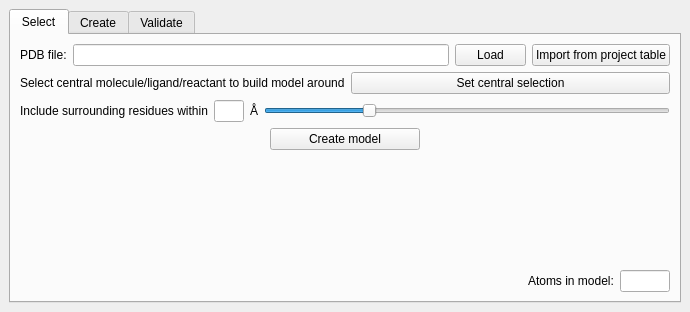
<?xml version="1.0" encoding="UTF-8"?>
<ui version="4.0">
 <class>ClusterPDB</class>
 <widget class="QMainWindow" name="ClusterPDB">
  <property name="geometry">
   <rect>
    <x>0</x>
    <y>0</y>
    <width>690</width>
    <height>312</height>
   </rect>
  </property>
  <property name="windowTitle">
   <string>MainWindow</string>
  </property>
  <widget class="QWidget" name="centralwidget">
   <layout class="QVBoxLayout" name="verticalLayout">
    <item>
     <widget class="QTabWidget" name="tabWidget">
      <property name="currentIndex">
       <number>0</number>
      </property>
      <widget class="QWidget" name="select">
       <attribute name="title">
        <string>Select</string>
       </attribute>
       <layout class="QVBoxLayout" name="verticalLayout_2">
        <item>
         <layout class="QGridLayout" name="gridLayout">
          <item row="0" column="0">
           <widget class="QLabel" name="label_pdb_file">
            <property name="maximumSize">
             <size>
              <width>61</width>
              <height>32</height>
             </size>
            </property>
            <property name="text">
             <string>PDB file:</string>
            </property>
           </widget>
          </item>
          <item row="0" column="1">
           <widget class="QLineEdit" name="lineEdit_pdb_file">
            <property name="dragEnabled">
             <bool>true</bool>
            </property>
            <property name="readOnly">
             <bool>true</bool>
            </property>
           </widget>
          </item>
          <item row="0" column="2">
           <widget class="QPushButton" name="button_load_pdb">
            <property name="maximumSize">
             <size>
              <width>71</width>
              <height>32</height>
             </size>
            </property>
            <property name="text">
             <string>Load</string>
            </property>
           </widget>
          </item>
          <item row="0" column="3">
           <widget class="QPushButton" name="button_pdb_from_table">
            <property name="maximumSize">
             <size>
              <width>181</width>
              <height>32</height>
             </size>
            </property>
            <property name="text">
             <string>Import from project table</string>
            </property>
           </widget>
          </item>
         </layout>
        </item>
        <item>
         <layout class="QGridLayout" name="gridLayout_2">
          <item row="0" column="0">
           <widget class="QLabel" name="label">
            <property name="text">
             <string>Select central molecule/ligand/reactant to build model around</string>
            </property>
           </widget>
          </item>
          <item row="0" column="1">
           <widget class="QPushButton" name="button_set_cluster_center">
            <property name="text">
             <string>Set central selection</string>
            </property>
           </widget>
          </item>
         </layout>
        </item>
        <item>
         <layout class="QGridLayout" name="gridLayout_3">
          <item row="0" column="0">
           <widget class="QLabel" name="label_2">
            <property name="text">
             <string>Include surrounding residues within</string>
            </property>
           </widget>
          </item>
          <item row="0" column="1">
           <widget class="QLineEdit" name="lineEdit_inclusion_radius">
            <property name="maximumSize">
             <size>
              <width>30</width>
              <height>16777215</height>
             </size>
            </property>
            <property name="dragEnabled">
             <bool>true</bool>
            </property>
            <property name="readOnly">
             <bool>true</bool>
            </property>
           </widget>
          </item>
          <item row="0" column="2">
           <widget class="QLabel" name="label_3">
            <property name="text">
             <string>Å</string>
            </property>
           </widget>
          </item>
          <item row="0" column="3">
           <widget class="QSlider" name="slider_inclusion_size">
            <property name="maximum">
             <number>20</number>
            </property>
            <property name="value">
             <number>5</number>
            </property>
            <property name="orientation">
             <enum>Qt::Horizontal</enum>
            </property>
           </widget>
          </item>
         </layout>
        </item>
        <item>
         <layout class="QGridLayout" name="gridLayout_5">
          <item row="0" column="0">
           <spacer name="horizontalSpacer_2">
            <property name="orientation">
             <enum>Qt::Horizontal</enum>
            </property>
            <property name="sizeHint" stdset="0">
             <size>
              <width>40</width>
              <height>20</height>
             </size>
            </property>
           </spacer>
          </item>
          <item row="0" column="1">
           <widget class="QPushButton" name="pushButton">
            <property name="minimumSize">
             <size>
              <width>150</width>
              <height>0</height>
             </size>
            </property>
            <property name="text">
             <string>Create model</string>
            </property>
           </widget>
          </item>
          <item row="0" column="2">
           <spacer name="horizontalSpacer_3">
            <property name="orientation">
             <enum>Qt::Horizontal</enum>
            </property>
            <property name="sizeHint" stdset="0">
             <size>
              <width>40</width>
              <height>20</height>
             </size>
            </property>
           </spacer>
          </item>
         </layout>
        </item>
        <item>
         <spacer name="verticalSpacer">
          <property name="orientation">
           <enum>Qt::Vertical</enum>
          </property>
          <property name="sizeHint" stdset="0">
           <size>
            <width>20</width>
            <height>36</height>
           </size>
          </property>
         </spacer>
        </item>
        <item>
         <layout class="QGridLayout" name="gridLayout_4">
          <item row="0" column="0">
           <spacer name="horizontalSpacer">
            <property name="orientation">
             <enum>Qt::Horizontal</enum>
            </property>
            <property name="sizeHint" stdset="0">
             <size>
              <width>40</width>
              <height>20</height>
             </size>
            </property>
           </spacer>
          </item>
          <item row="0" column="1">
           <widget class="QLabel" name="label_4">
            <property name="text">
             <string>Atoms in model:</string>
            </property>
           </widget>
          </item>
          <item row="0" column="2">
           <widget class="QLineEdit" name="lineEdit_inclusion_radius_2">
            <property name="maximumSize">
             <size>
              <width>50</width>
              <height>16777215</height>
             </size>
            </property>
            <property name="dragEnabled">
             <bool>true</bool>
            </property>
            <property name="readOnly">
             <bool>true</bool>
            </property>
           </widget>
          </item>
         </layout>
        </item>
       </layout>
      </widget>
      <widget class="QWidget" name="create">
       <attribute name="title">
        <string>Create</string>
       </attribute>
      </widget>
      <widget class="QWidget" name="validate">
       <attribute name="title">
        <string>Validate</string>
       </attribute>
      </widget>
     </widget>
    </item>
   </layout>
  </widget>
 </widget>
 <resources/>
 <connections/>
</ui>
